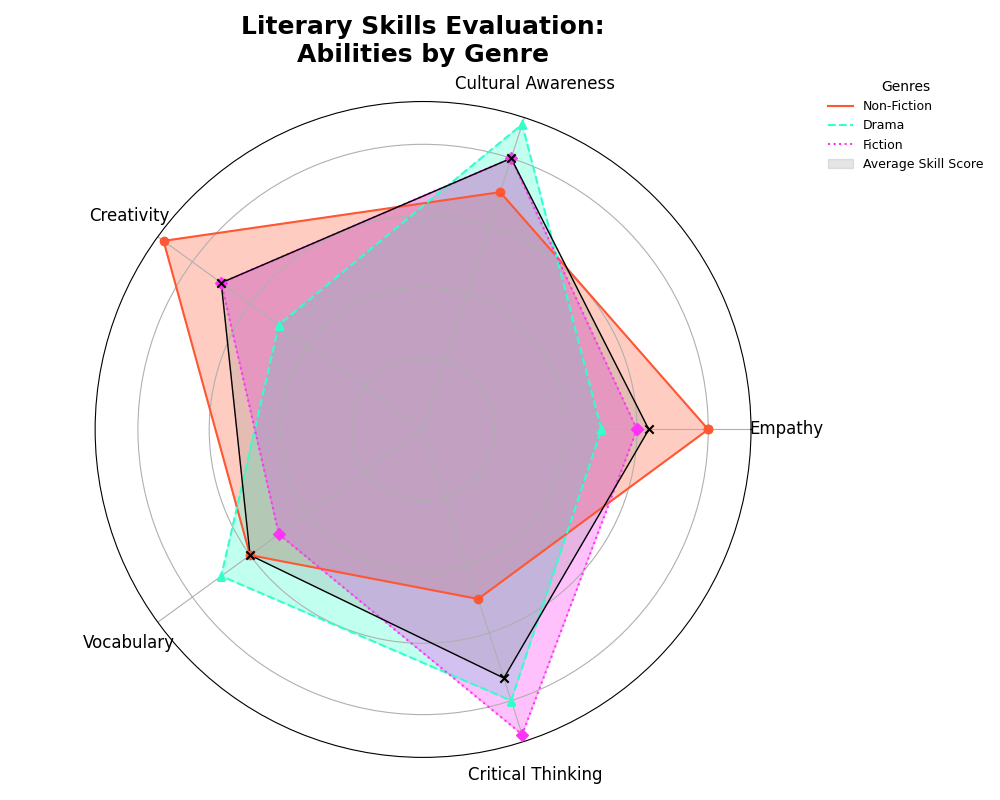

Recreate this plot in Python.
import matplotlib.pyplot as plt
import numpy as np

skills = ['Empathy', 'Cultural Awareness', 'Creativity', 'Vocabulary', 'Critical Thinking']
plt_title = "Literary Skills Evaluation:\nAbilities by Genre"

data = {
    'Non-Fiction': [8, 7, 9, 6, 5],
    'Drama': [5, 9, 5, 7, 8],
    'Fiction': [6, 8, 7, 5, 9],
}

average_skill_scores = np.mean(list(data.values()), axis=0)
average_skill_scores = np.append(average_skill_scores, average_skill_scores[0])

N = len(skills)
angles = np.linspace(0, 2 * np.pi, N, endpoint=False).tolist()
angles += angles[:1]

for genre in data:
    data[genre].append(data[genre][0])

fig, ax = plt.subplots(figsize=(10, 8), subplot_kw=dict(polar=True))

# New set of colors
colors = ['#FF5733', '#33FFCC', '#FF33F6']
markers = ['o', '^', 'D']
linestyles = ['-', '--', ':']

for i, (genre, values) in enumerate(data.items()):
    ax.fill(angles, values, color=colors[i], alpha=0.3)
    ax.plot(angles, values, color=colors[i], linewidth=1.5, linestyle=linestyles[i], label=genre)
    ax.scatter(angles, values, color=colors[i], marker=markers[i], zorder=10)

ax.fill(angles, average_skill_scores, color='gray', alpha=0.2, label='Average Skill Score')
ax.plot(angles, average_skill_scores, color='black', linestyle='-', linewidth=1)
ax.scatter(angles[:-1], average_skill_scores[:-1], color='black', marker='x', zorder=10)

ax.set_yticklabels([])
ax.set_xticks(angles[:-1])
ax.set_xticklabels(skills, fontsize=12, fontweight='medium')
ax.tick_params(axis='x', which='major', pad=15)

plt.title(plt_title, size=18, fontweight='bold', va='bottom', pad=25)
plt.legend(loc='upper left', bbox_to_anchor=(1.1, 1.05), title='Genres', fontsize=9, frameon=False)

plt.tight_layout()
plt.show()
